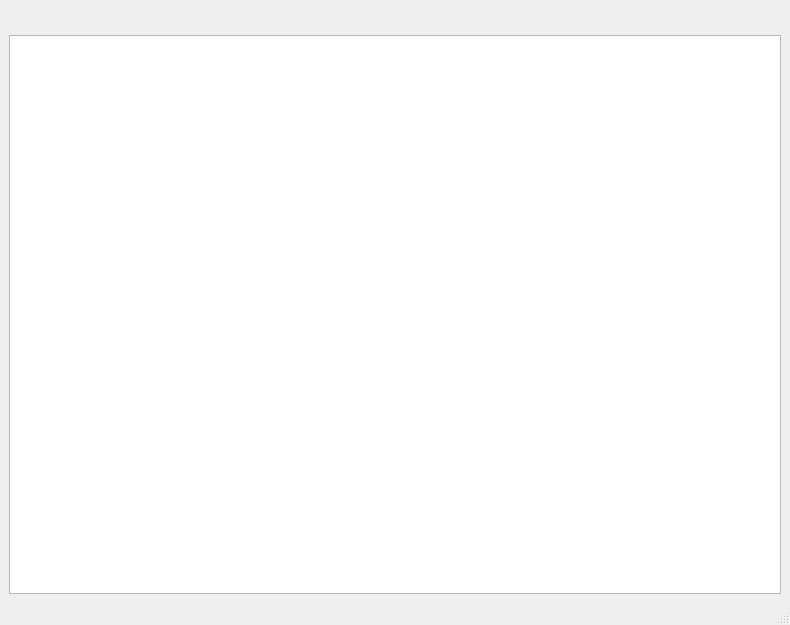
<?xml version="1.0" encoding="UTF-8"?>
<ui version="4.0">
 <class>MainWindow</class>
 <widget class="QMainWindow" name="MainWindow">
  <property name="geometry">
   <rect>
    <x>0</x>
    <y>0</y>
    <width>790</width>
    <height>625</height>
   </rect>
  </property>
  <property name="windowTitle">
   <string>Dpdf</string>
  </property>
  <widget class="QWidget" name="centralwidget">
   <layout class="QGridLayout" name="gridLayout">
    <item row="0" column="0">
     <layout class="QVBoxLayout" name="verticalLayout">
      <item>
       <layout class="QHBoxLayout" name="horizontalLayout" stretch="0,0,0,0">
        <item>
         <spacer name="horizontalSpacer">
          <property name="orientation">
           <enum>Qt::Horizontal</enum>
          </property>
          <property name="sizeHint" stdset="0">
           <size>
            <width>40</width>
            <height>20</height>
           </size>
          </property>
         </spacer>
        </item>
        <item>
         <widget class="QLabel" name="label">
          <property name="text">
           <string/>
          </property>
         </widget>
        </item>
        <item>
         <widget class="QLabel" name="label_2">
          <property name="text">
           <string/>
          </property>
         </widget>
        </item>
        <item>
         <spacer name="horizontalSpacer_2">
          <property name="orientation">
           <enum>Qt::Horizontal</enum>
          </property>
          <property name="sizeHint" stdset="0">
           <size>
            <width>40</width>
            <height>20</height>
           </size>
          </property>
         </spacer>
        </item>
       </layout>
      </item>
      <item>
       <widget class="QPlainTextEdit" name="plainTextEdit">
        <property name="minimumSize">
         <size>
          <width>0</width>
          <height>30</height>
         </size>
        </property>
        <property name="focusPolicy">
         <enum>Qt::StrongFocus</enum>
        </property>
        <property name="tabChangesFocus">
         <bool>false</bool>
        </property>
        <property name="undoRedoEnabled">
         <bool>false</bool>
        </property>
        <property name="lineWrapMode">
         <enum>QPlainTextEdit::WidgetWidth</enum>
        </property>
        <property name="readOnly">
         <bool>false</bool>
        </property>
       </widget>
      </item>
     </layout>
    </item>
   </layout>
  </widget>
  <widget class="QMenuBar" name="menubar">
   <property name="geometry">
    <rect>
     <x>0</x>
     <y>0</y>
     <width>790</width>
     <height>24</height>
    </rect>
   </property>
  </widget>
  <widget class="QStatusBar" name="statusbar"/>
 </widget>
 <resources/>
 <connections/>
</ui>
